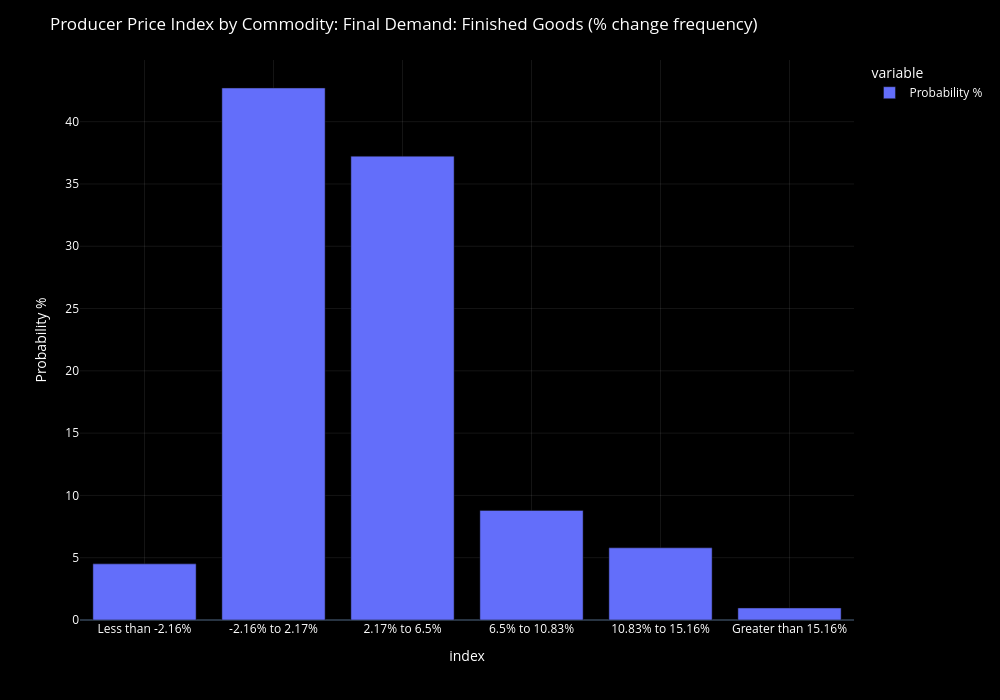

Write notebook code for a chart like this one.
### Code cell
fig = plot_df_chart(
    freq_table[['Probability %']],
    chart_title = f'{DICT[INDICATOR]['title']} (% change frequency)',
    chart_type = "bar",
    yaxis_title = "Probability %",
    width=1000,
    height=700,
    show_rangeslider=False
)

### Figure 1 — Plotly figure (JSON) as saved in the notebook; plotly's stock layout.template omitted (floating-point values rounded to 4 significant figures)
{"data": [{"hovertemplate": "<b>%{fullData.name}</b><br>%{y:.2f}<extra></extra>", "legendgroup": "Probability %", "marker": {"color": "#636efa", "pattern": {"shape": ""}}, "name": "Probability %", "orientation": "v", "showlegend": true, "textposition": "auto", "type": "bar", "x": ["Less than -2.16%", "-2.16% to 2.17%", "2.17% to 6.5%", "6.5% to 10.83%", "10.83% to 15.16%", "Greater than 15.16%"], "xaxis": "x", "y": [4.506, 42.7, 37.23, 8.798, 5.794, 0.9657], "yaxis": "y"}], "layout": {"barmode": "relative", "dragmode": "zoom", "font": {"color": "white", "size": 12}, "height": 700, "legend": {"bgcolor": "rgba(0,0,0,0)", "itemclick": "toggle", "itemdoubleclick": "toggleothers", "title": {"text": "variable"}, "tracegroupgap": 0}, "margin": {"t": 60}, "paper_bgcolor": "black", "plot_bgcolor": "black", "title": {"text": "Producer Price Index by Commodity: Final Demand: Finished Goods (% change frequency)"}, "width": 1000, "xaxis": {"anchor": "y", "domain": [0, 1], "gridcolor": "rgba(255,255,255,0.08)", "rangeslider": {"visible": false}, "showgrid": true, "title": {"text": "index"}}, "yaxis": {"anchor": "x", "domain": [0, 1], "fixedrange": false, "gridcolor": "rgba(255,255,255,0.08)", "showgrid": true, "title": {"text": "Probability %"}}}}
